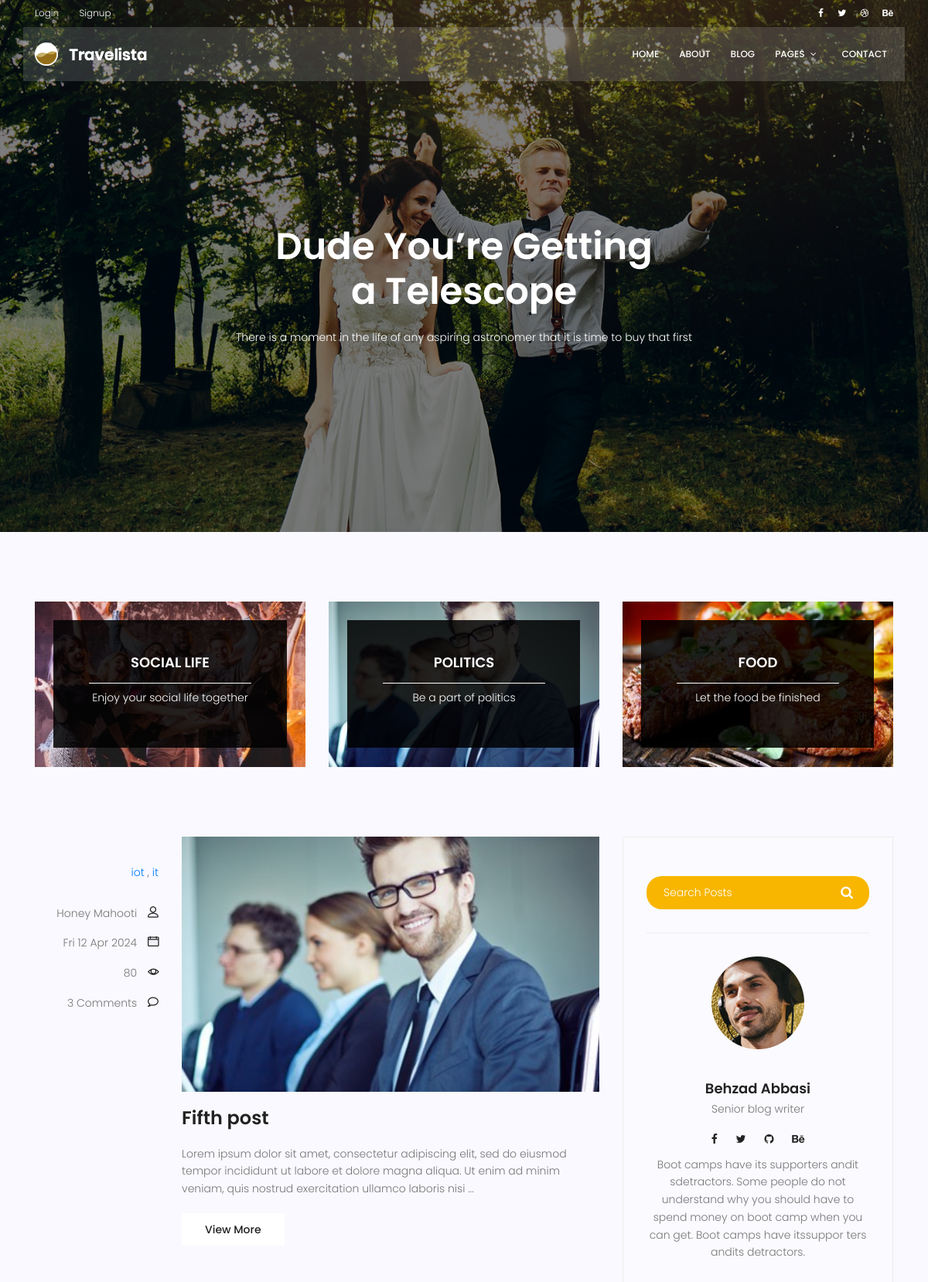
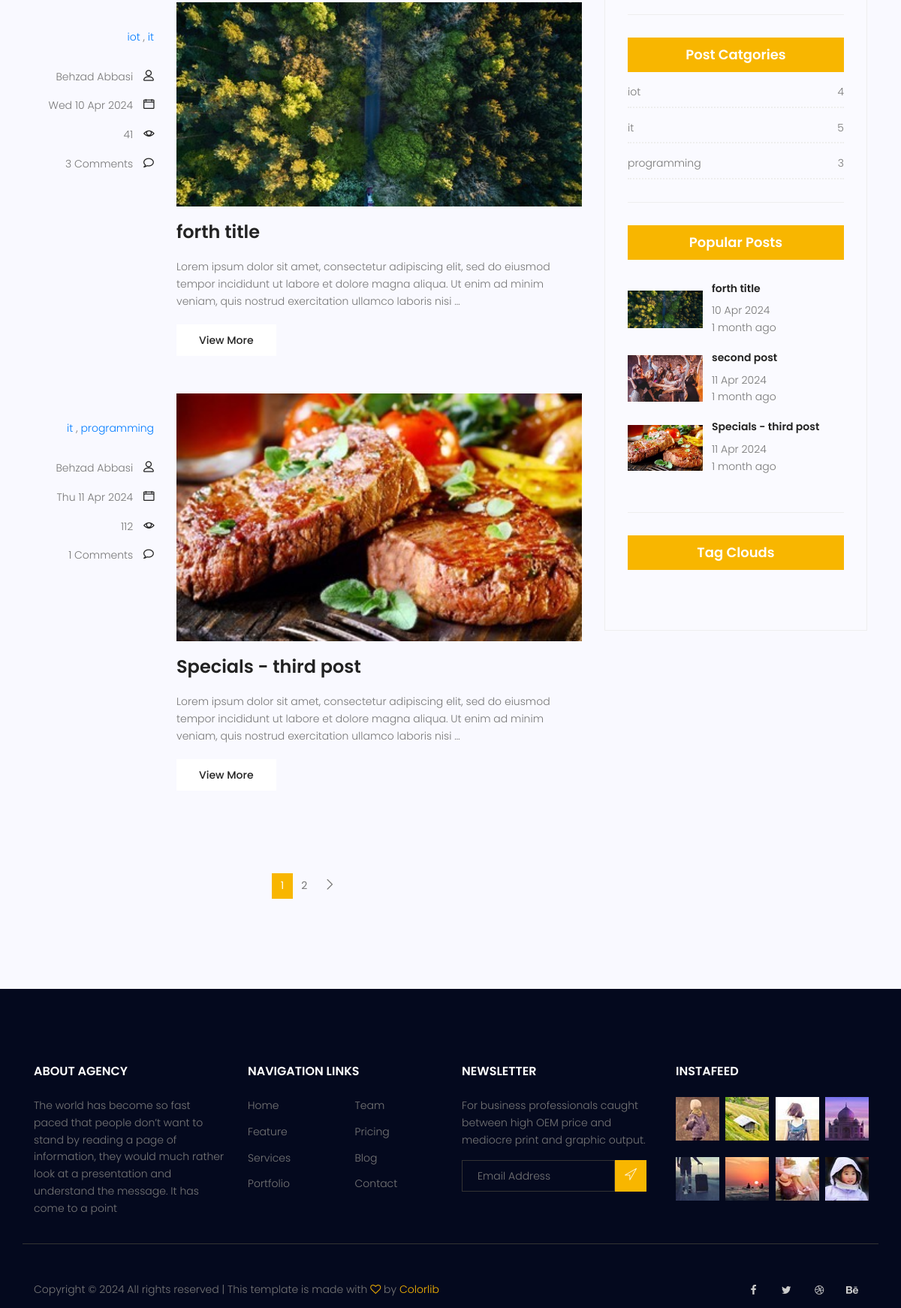
Screenshot of /blog/ (upper part) with the database file from the repository (2 pictures, top to bottom).
### blog/models.py (models this page shows, shortened)
class Category(models.Model):
    name  = models.CharField(max_length=255)
    def __str__(self):
        return self.name

class Post(models.Model):
    image = models.ImageField(upload_to='blog/', default='blog/default.jpg')
    author = models.ForeignKey(User, on_delete=models.SET_NULL, null=True)
    title = models.CharField(max_length=255)
    content = models.TextField()
    tags = TaggableManager()
    category= models.ManyToManyField(Category)
    counted_view=models.IntegerField(default=0) #(default = 0)
    status=models.BooleanField(default=False)
    published_date = models.DateTimeField(null=True)
    created_date = models.DateTimeField(auto_now_add=True)
    updated_date = models.DateTimeField(auto_now=True)
    login_require =models.BooleanField(default=False)
    class Meta:
        ordering=['-created_date']
        verbose_name='پست'
        verbose_name_plural='پست ها'

### blog/views.py (the view)
# urls.py: path('',blog_view, name='index'),
def blog_view(request, **kwargs):
    current_time = timezone.now()
    posts = Post.objects.filter(status =1 ,published_date__lte=current_time)
    if kwargs.get('cat_name') != None:
        posts = posts.filter(category__name = kwargs['cat_name'])
    if kwargs.get('author_username') != None:
        posts = posts.filter(author__username = kwargs['author_username'])
    if kwargs.get('tag_name') != None:
        posts = posts.filter(tags__name__in =[kwargs['tag_name']])
    posts = Paginator(posts,3)
    try:
        page_number=request.GET.get('page')
        posts = posts.page(page_number)
    except EmptyPage:
        posts= posts.get_page(1)
    except PageNotAnInteger:
        posts = posts.get_page(1)
    context = {'posts': posts}
    return render (request, 'blog/blog-home.html',context)

### blog/templatetags/blog_tags.py (called while the page is built)
@register.inclusion_tag('blog/blog-popular-posts.html')
def latestposts(arg=3):
    posts= Post.objects.filter(status =1).order_by('published_date')[:arg]
    return {'posts':posts}

@register.inclusion_tag('blog/blog-post-categories.html')
def postcategories():
    posts= Post.objects.filter(status =1)
    categories = Category.objects.all()
    cat_dict = {}
    for name in categories:
        cat_dict[name] = posts.filter(category =name).count()
    return {'categories':cat_dict}

@register.simple_tag(name='comments_count')
def function(pid):
    return Comments.objects.filter(post=pid, approved=True).count()

### templates/blog/blog-home.html (shortened to what this page needs)
{% extends 'base.html' %}
{% load static %}
{% load blog_tags %}
{% block content %}
<section class="banner-area relative blog-home-banner" id="home">
	<div class="overlay overlay-bg"></div>
	<div class="container">
		<div class="row d-flex align-items-center justify-content-center">
			<div class="about-content blog-header-content col-lg-12">
				<h1 class="text-white">
					Dude You’re Getting
					a Telescope
				</h1>
				<p class="text-white">
					There is a moment in the life of any aspiring astronomer that it is time to buy that first
				</p>
			</div>
		</div>
	</div>
</section>
<section class="top-category-widget-area pt-90 pb-90 ">
	<div class="container">
		<div class="row">
			<div class="col-lg-4">
				<div class="single-cat-widget">
					<div class="content relative">
						<div class="overlay overlay-bg"></div>
						<a href="#" target="_blank">
							<div class="thumb">
								<img class="content-image img-fluid d-block mx-auto"
									src="{%static 'img/blog/cat-widget1.jpg' %}" alt="">
							</div>
							<div class="content-details">
								<h4 class="content-title mx-auto text-uppercase">Social life</h4>
								<span></span>
								<p>Enjoy your social life together</p>
							</div>
						</a>
					</div>
				</div>
			</div>
			<div class="col-lg-4">
				<div class="single-cat-widget">
					<div class="content relative">
						<div class="overlay overlay-bg"></div>
						<a href="#" target="_blank">
							<div class="thumb">
								<img class="content-image img-fluid d-block mx-auto"
									src="{%static 'img/blog/cat-widget2.jpg' %}" alt="">
							</div>
							<div class="content-details">
								<h4 class="content-title mx-auto text-uppercase">Politics</h4>
								<span></span>
								<p>Be a part of politics</p>
							</div>
						</a>
					</div>
				</div>
			</div>
			<div class="col-lg-4">
				<div class="single-cat-widget">
					<div class="content relative">
						<div class="overlay overlay-bg"></div>
						<a href="#" target="_blank">
							<div class="thumb">
								<img class="content-image img-fluid d-block mx-auto"
									src="{%static 'img/blog/cat-widget3.jpg' %}" alt="">
							</div>
							<div class="content-details">
								<h4 class="content-title mx-auto text-uppercase">Food</h4>
								<span></span>
								<p>Let the food be finished</p>
							</div>
						</a>
					</div>
				</div>
			</div>
		</div>
	</div>
</section>
<section class="post-content-area">
	<div class="container">
		<div class="row">
			<div class="col-lg-8 posts-list">
				{% for post in posts %}
				<div class="single-post row">
					<div class="col-lg-3  col-md-3 meta-details">
						<ul class="tags">
							{% for cat in post.category.all%}
							<a href="{% url 'blog:category' cat_name=cat.name %}"> {{cat.name}} </a>
							{% if not forloop.last %},
							{%endif%}
							{% endfor %}
						</ul>
						<div class="user-details row">
							<p class="user-name col-lg-12 col-md-12 col-6"><a
									href="{%url 'blog:author' author_username=post.author.username%}">{{post.author.get_full_name}}</a>
								<span class="lnr lnr-user"></span>
							</p>
							<p class="date col-lg-12 col-md-12 col-6"><a href="#">{{post.published_date | date:"D d M Y"}}</a> <span class="lnr lnr-calendar-full"></span></p>
							<p class="view col-lg-12 col-md-12 col-6"><a href="#">{{post.counted_view}}</a> <span
									class="lnr lnr-eye"></span></p>
							<p class="comments col-lg-12 col-md-12 col-6"><a href="#"> {% comments_count post.id %} Comments</a> <span
									class="lnr lnr-bubble"></span></p>
						</div>
					</div>
					<div class="col-lg-9 col-md-9 ">
						<div class="feature-img">
							<img class="img-fluid" src="{{post.image.url}}" alt="">
						</div>
						<a class="posts-title" href="{% url 'blog:single' pid=post.id %}">
							<h3>{{post.title}}</h3>
						</a>
						<p class="excert">
							{{post.content|truncatewords:30}}
						</p>
						<a href="/blog/{{post.id}}" class="primary-btn">View More</a>
					</div>
				</div>
				{% endfor %}
				<nav class="blog-pagination justify-content-center d-flex">
					<ul class="pagination">
						{% for i in posts.paginator.page_range %}
						{% if posts.number == i %}
						<li class="page-item active"><a href="?page={{i}}" class="page-link">{{i}}</a></li>
						{% else %}
						<li class="page-item"><a href="?page={{i}}" class="page-link">{{i}}</a></li>
						{% endif %}
						{% endfor %}
						{% if posts.has_next %}
						<li class="page-item">
							<a href="?page={{posts.next_page_number}}" class="page-link" aria-label="Next">
								<span aria-hidden="true">
									<span class="lnr lnr-chevron-right"></span>
								</span>
							</a>
						</li>
						{% endif %}
					</ul>
				</nav>
			</div>
			<div class="col-lg-4 sidebar-widgets">
				<div class="widget-wrap">
					{% include 'blog/blog-search.html' %}
					{% include 'blog/blog-writer.html' %}
					{% postcategories %}
					{% latestposts %}
					{% include 'blog/blog-tags.html' %}
				</div>
			</div>
		</div>
	</div>
</section>
{% endblock %}

### templates/blog/blog-post-categories.html
{% load static %}
{% load blog_tags %}
<div class="single-sidebar-widget post-category-widget">
    <h4 class="category-title">Post Catgories</h4>
    <ul class="cat-list">
        {% for name,count in categories.items %}
        <li>
            <a href="{% url 'blog:category' cat_name=name %}" class="d-flex justify-content-between">
                <p>{{name}}</p>
                <p>{{count}}</p>
            </a>
        </li>
        {% endfor %}
    </ul>
</div>

### templates/blog/blog-popular-posts.html
{% load static %}
{% load humanize %}
<div class="single-sidebar-widget popular-post-widget">
    <h4 class="popular-title">Popular Posts</h4>
    <div class="popular-post-list">
        {% for post in posts %}
        <div class="single-post-list d-flex flex-row align-items-center">
            <div class="thumb">
                <img class="img-fluid" src="{{ post.image.url }}" alt="">
            </div>
            <div class="details">
                <a href="{% url 'blog:single' pid=post.id %}">
                    <h6>{{post.title}}</h6>
                </a>
                <p>{{ post.published_date|date:"d M Y"}}</p>
                <p>{{post.published_date|naturaltime}}</p>
            </div>
        </div>
        {% endfor %}
    </div>
</div>

### rows the page displays
Post: author.get_full_name "Honey Mahooti", published_date "Fri 12 Apr 2024", counted_view "80", id "3", image (picture), title "Fifth post", content "Lorem ipsum dolor sit amet, consectetur adipiscing elit, sed do eiusmod tempor incididunt ut labore et dolore magna aliqua. Ut enim ad minim veniam, quis nostrud exercitation ullamco laboris nisi …"
Category: name "iot", count "4"
Category: name "it", count "5"
Post: author.get_full_name "Behzad Abbasi", published_date "Wed 10 Apr 2024", counted_view "41", id "3", image (picture), title "forth title", content "Lorem ipsum dolor sit amet, consectetur adipiscing elit, sed do eiusmod tempor incididunt ut labore et dolore magna aliqua. Ut enim ad minim veniam, quis nostrud exercitation ullamco laboris nisi …", published_date "10 Apr 2024", published_date "1 month ago"
Post: author.get_full_name "Behzad Abbasi", published_date "Thu 11 Apr 2024", counted_view "112", id "1", image (picture), title "Specials - third post", content "Lorem ipsum dolor sit amet, consectetur adipiscing elit, sed do eiusmod tempor incididunt ut labore et dolore magna aliqua. Ut enim ad minim veniam, quis nostrud exercitation ullamco laboris nisi …", published_date "11 Apr 2024", published_date "1 month ago"
Category: name "programming", id "3"
Post: image (picture), title "second post", published_date "11 Apr 2024", published_date "1 month ago"

### other values shown
{{ i }} "1"
{{ i }} "2"
